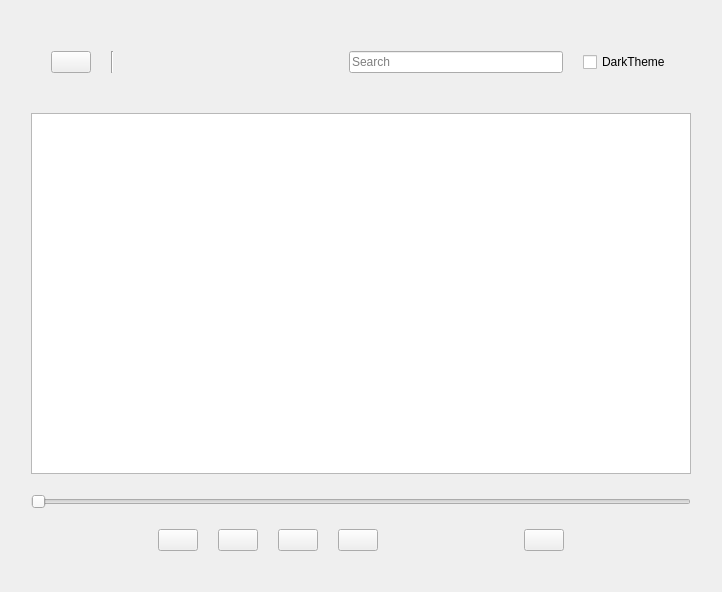
<?xml version="1.0" encoding="UTF-8"?>
<ui version="4.0">
 <class>MusicPlayer</class>
 <widget class="QWidget" name="MusicPlayer">
  <property name="geometry">
   <rect>
    <x>0</x>
    <y>0</y>
    <width>722</width>
    <height>592</height>
   </rect>
  </property>
  <property name="windowTitle">
   <string>MusicPlayer</string>
  </property>
  <layout class="QVBoxLayout" name="verticalLayout_3">
   <item>
    <layout class="QVBoxLayout" name="verticalLayout">
     <property name="spacing">
      <number>20</number>
     </property>
     <property name="leftMargin">
      <number>20</number>
     </property>
     <property name="topMargin">
      <number>20</number>
     </property>
     <property name="rightMargin">
      <number>20</number>
     </property>
     <property name="bottomMargin">
      <number>10</number>
     </property>
     <item>
      <layout class="QHBoxLayout" name="horizontalLayout">
       <property name="spacing">
        <number>20</number>
       </property>
       <property name="leftMargin">
        <number>20</number>
       </property>
       <property name="topMargin">
        <number>20</number>
       </property>
       <property name="rightMargin">
        <number>20</number>
       </property>
       <property name="bottomMargin">
        <number>20</number>
       </property>
       <item>
        <widget class="QPushButton" name="pushButton_ChangeDir">
         <property name="text">
          <string/>
         </property>
         <property name="icon">
          <iconset resource="musicplayer.qrc">
           <normaloff>:/icons/icons_musicplayer/files.svg</normaloff>:/icons/icons_musicplayer/files.svg</iconset>
         </property>
        </widget>
       </item>
       <item>
        <widget class="Line" name="line">
         <property name="orientation">
          <enum>Qt::Vertical</enum>
         </property>
        </widget>
       </item>
       <item>
        <spacer name="horizontalSpacer">
         <property name="orientation">
          <enum>Qt::Horizontal</enum>
         </property>
         <property name="sizeHint" stdset="0">
          <size>
           <width>40</width>
           <height>20</height>
          </size>
         </property>
        </spacer>
       </item>
       <item>
        <widget class="QLineEdit" name="lineEdit_SearchMusic">
         <property name="placeholderText">
          <string>Search</string>
         </property>
        </widget>
       </item>
       <item>
        <widget class="QCheckBox" name="checkBox_DarkTheme">
         <property name="text">
          <string>DarkTheme</string>
         </property>
        </widget>
       </item>
      </layout>
     </item>
     <item>
      <widget class="QTableView" name="tableView_Music"/>
     </item>
     <item>
      <layout class="QVBoxLayout" name="verticalLayout_2">
       <item>
        <widget class="QSlider" name="horizontalSlider">
         <property name="orientation">
          <enum>Qt::Horizontal</enum>
         </property>
        </widget>
       </item>
       <item>
        <layout class="QHBoxLayout" name="horizontalLayout_2">
         <item>
          <spacer name="horizontalSpacer_2">
           <property name="orientation">
            <enum>Qt::Horizontal</enum>
           </property>
           <property name="sizeHint" stdset="0">
            <size>
             <width>40</width>
             <height>20</height>
            </size>
           </property>
          </spacer>
         </item>
         <item>
          <widget class="QPushButton" name="pushButton_previous">
           <property name="text">
            <string/>
           </property>
           <property name="icon">
            <iconset resource="musicplayer.qrc">
             <normaloff>:/icons/icons_musicplayer/media-skip-backward.svg</normaloff>:/icons/icons_musicplayer/media-skip-backward.svg</iconset>
           </property>
           <property name="checkable">
            <bool>false</bool>
           </property>
          </widget>
         </item>
         <item>
          <widget class="QPushButton" name="pushButton_pause">
           <property name="text">
            <string/>
           </property>
           <property name="icon">
            <iconset resource="musicplayer.qrc">
             <normaloff>:/icons/icons_musicplayer/media-playback-start.svg</normaloff>:/icons/icons_musicplayer/media-playback-start.svg</iconset>
           </property>
          </widget>
         </item>
         <item>
          <widget class="QPushButton" name="pushButton_next">
           <property name="text">
            <string/>
           </property>
           <property name="icon">
            <iconset resource="musicplayer.qrc">
             <normaloff>:/icons/icons_musicplayer/media-skip-forward.svg</normaloff>:/icons/icons_musicplayer/media-skip-forward.svg</iconset>
           </property>
          </widget>
         </item>
         <item>
          <widget class="QPushButton" name="pushButton_stop">
           <property name="text">
            <string/>
           </property>
           <property name="icon">
            <iconset resource="musicplayer.qrc">
             <normaloff>:/icons/icons_musicplayer/media-playback-stop.svg</normaloff>:/icons/icons_musicplayer/media-playback-stop.svg</iconset>
           </property>
          </widget>
         </item>
         <item>
          <spacer name="horizontalSpacer_3">
           <property name="orientation">
            <enum>Qt::Horizontal</enum>
           </property>
           <property name="sizeHint" stdset="0">
            <size>
             <width>40</width>
             <height>20</height>
            </size>
           </property>
          </spacer>
         </item>
         <item>
          <widget class="QPushButton" name="pushButton_volume">
           <property name="text">
            <string/>
           </property>
           <property name="icon">
            <iconset resource="musicplayer.qrc">
             <normaloff>:/icons/icons_musicplayer/audio-volume-high.svg</normaloff>:/icons/icons_musicplayer/audio-volume-high.svg</iconset>
           </property>
          </widget>
         </item>
         <item>
          <spacer name="horizontalSpacer_4">
           <property name="orientation">
            <enum>Qt::Horizontal</enum>
           </property>
           <property name="sizeHint" stdset="0">
            <size>
             <width>40</width>
             <height>20</height>
            </size>
           </property>
          </spacer>
         </item>
        </layout>
       </item>
      </layout>
     </item>
     <item>
      <widget class="QWidget" name="widget_MediaPlayer" native="true"/>
     </item>
    </layout>
   </item>
  </layout>
 </widget>
 <resources>
  <include location="musicplayer.qrc"/>
 </resources>
 <connections/>
</ui>
